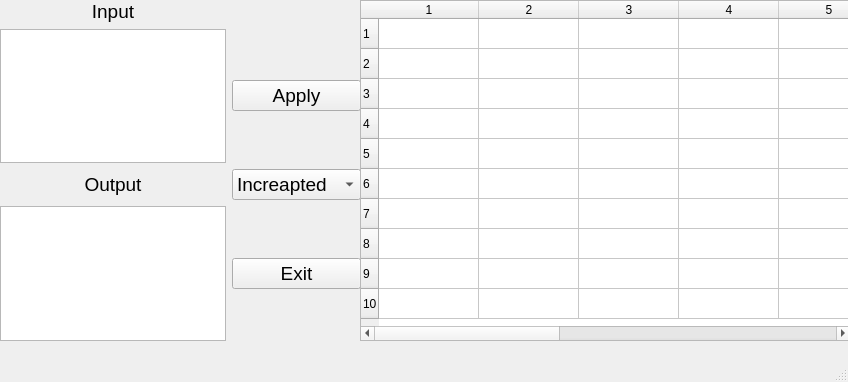
<?xml version="1.0" encoding="UTF-8"?>
<ui version="4.0">
 <class>MainWindow</class>
 <widget class="QMainWindow" name="MainWindow">
  <property name="geometry">
   <rect>
    <x>0</x>
    <y>0</y>
    <width>848</width>
    <height>382</height>
   </rect>
  </property>
  <property name="windowTitle">
   <string>LR_2 Onischenko Nazar TM-81</string>
  </property>
  <widget class="QWidget" name="centralwidget">
   <widget class="QWidget" name="gridLayoutWidget">
    <property name="geometry">
     <rect>
      <x>0</x>
      <y>0</y>
      <width>361</width>
      <height>341</height>
     </rect>
    </property>
    <layout class="QGridLayout" name="gridLayout">
     <item row="7" column="2">
      <widget class="QPushButton" name="Exit">
       <property name="font">
        <font>
         <pointsize>14</pointsize>
        </font>
       </property>
       <property name="text">
        <string>Exit</string>
       </property>
      </widget>
     </item>
     <item row="1" column="0">
      <widget class="QLabel" name="label">
       <property name="font">
        <font>
         <pointsize>14</pointsize>
        </font>
       </property>
       <property name="text">
        <string>Input</string>
       </property>
       <property name="alignment">
        <set>Qt::AlignCenter</set>
       </property>
      </widget>
     </item>
     <item row="2" column="2">
      <widget class="QPushButton" name="Apply">
       <property name="font">
        <font>
         <pointsize>14</pointsize>
        </font>
       </property>
       <property name="text">
        <string>Apply</string>
       </property>
      </widget>
     </item>
     <item row="7" column="0">
      <widget class="QTextEdit" name="Output"/>
     </item>
     <item row="5" column="0">
      <widget class="QLabel" name="label_2">
       <property name="font">
        <font>
         <pointsize>14</pointsize>
        </font>
       </property>
       <property name="text">
        <string>Output</string>
       </property>
       <property name="alignment">
        <set>Qt::AlignCenter</set>
       </property>
      </widget>
     </item>
     <item row="2" column="0">
      <widget class="QTextEdit" name="Input"/>
     </item>
     <item row="5" column="2">
      <widget class="QComboBox" name="ComboBox">
       <property name="font">
        <font>
         <pointsize>14</pointsize>
        </font>
       </property>
       <item>
        <property name="text">
         <string>Increapted</string>
        </property>
       </item>
       <item>
        <property name="text">
         <string>Decreapted</string>
        </property>
       </item>
      </widget>
     </item>
    </layout>
   </widget>
   <widget class="QTableWidget" name="tableWidget">
    <property name="geometry">
     <rect>
      <x>360</x>
      <y>0</y>
      <width>491</width>
      <height>341</height>
     </rect>
    </property>
    <row>
     <property name="text">
      <string>1</string>
     </property>
    </row>
    <row>
     <property name="text">
      <string>2</string>
     </property>
    </row>
    <row>
     <property name="text">
      <string>3</string>
     </property>
    </row>
    <row>
     <property name="text">
      <string>4</string>
     </property>
    </row>
    <row>
     <property name="text">
      <string>5</string>
     </property>
    </row>
    <row>
     <property name="text">
      <string>6</string>
     </property>
    </row>
    <row>
     <property name="text">
      <string>7</string>
     </property>
    </row>
    <row>
     <property name="text">
      <string>8</string>
     </property>
    </row>
    <row>
     <property name="text">
      <string>9</string>
     </property>
    </row>
    <row>
     <property name="text">
      <string>10</string>
     </property>
    </row>
    <column>
     <property name="text">
      <string>1</string>
     </property>
    </column>
    <column>
     <property name="text">
      <string>2</string>
     </property>
    </column>
    <column>
     <property name="text">
      <string>3</string>
     </property>
    </column>
    <column>
     <property name="text">
      <string>4</string>
     </property>
    </column>
    <column>
     <property name="text">
      <string>5</string>
     </property>
    </column>
    <column>
     <property name="text">
      <string>6</string>
     </property>
    </column>
    <column>
     <property name="text">
      <string>7</string>
     </property>
    </column>
    <column>
     <property name="text">
      <string>8</string>
     </property>
    </column>
    <column>
     <property name="text">
      <string>9</string>
     </property>
    </column>
    <column>
     <property name="text">
      <string>10</string>
     </property>
    </column>
   </widget>
  </widget>
  <widget class="QMenuBar" name="menubar">
   <property name="geometry">
    <rect>
     <x>0</x>
     <y>0</y>
     <width>848</width>
     <height>21</height>
    </rect>
   </property>
  </widget>
  <widget class="QStatusBar" name="statusbar"/>
 </widget>
 <resources/>
 <connections/>
</ui>
